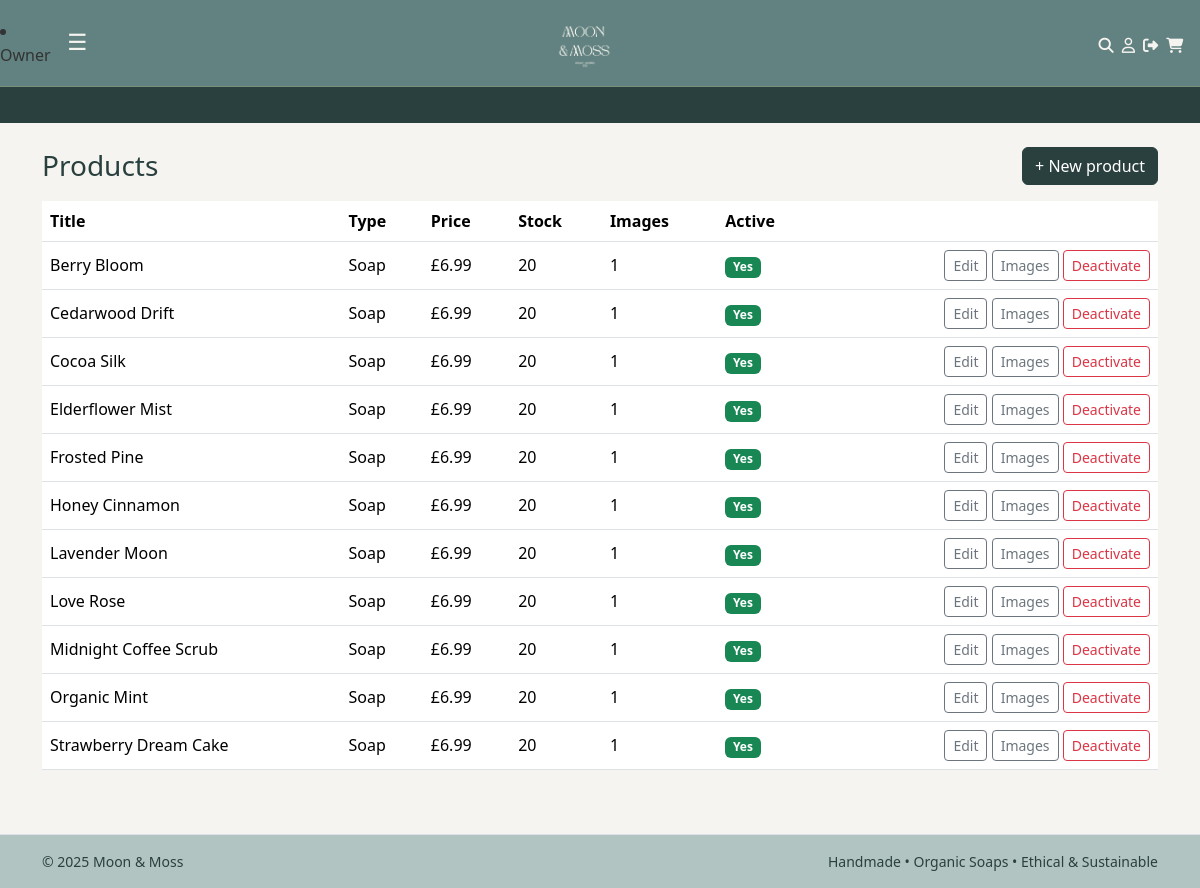
Before: /owner/products/ (signed in) with the older database file.
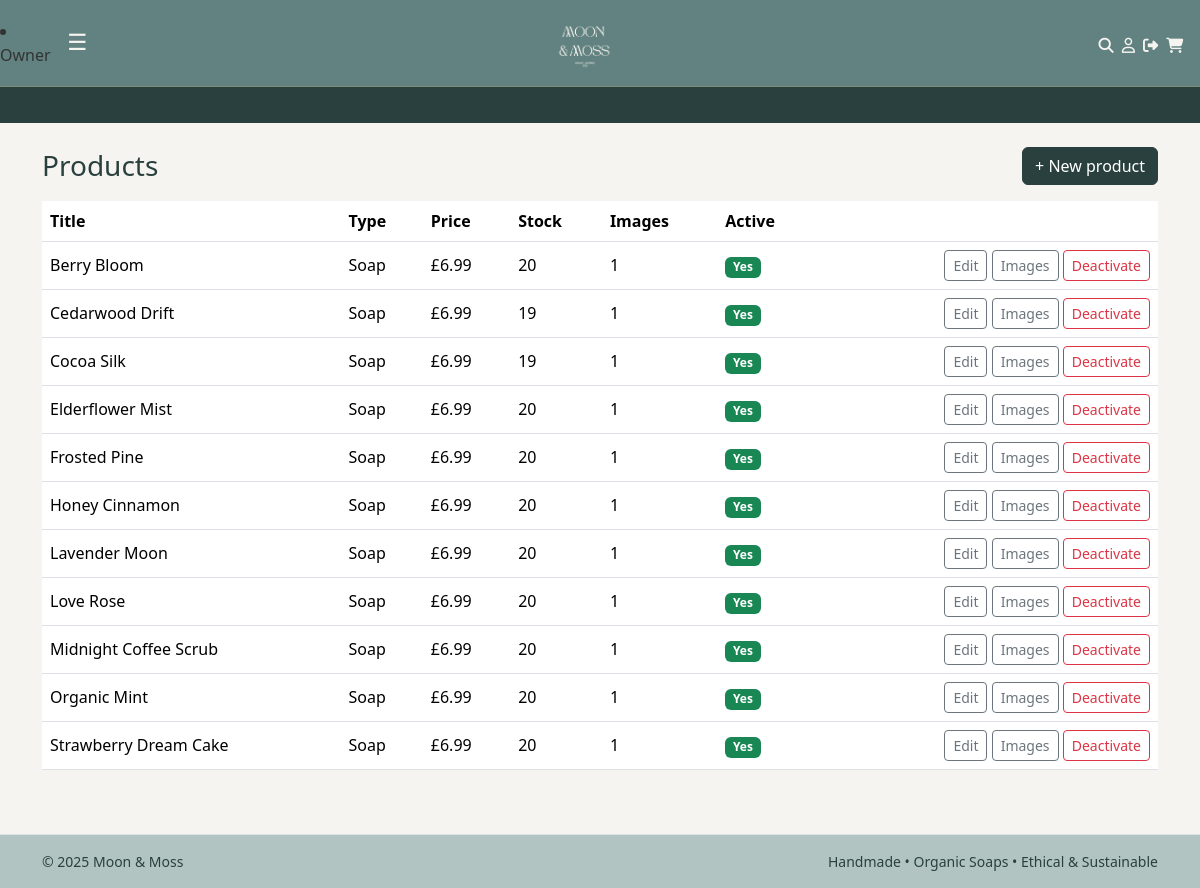
After: the same page with the newer database file.
### catalog/models.py (models this page shows, shortened)
class Product(models.Model):
    CANDLE = "CANDLE"
    SOAP = "SOAP"
    TYPES = [
        (CANDLE, "Candle"),
        (SOAP, "Soap"),
    ]
    title = models.CharField(max_length=160)
    slug = models.SlugField(max_length=180, unique=True, blank=True)
    product_type = models.CharField(max_length=12, choices=TYPES)
    description = models.TextField(blank=True)
    scent = models.CharField(max_length=50, help_text="e.g. Lavender, Citrus")
    weight_g = models.PositiveIntegerField(help_text="Net weight in grams")
    price = models.DecimalField(max_digits=6, decimal_places=2)
    stock_qty = models.PositiveIntegerField(default=0)
    active = models.BooleanField(default=True)
    created_at = models.DateTimeField(auto_now_add=True)
    class Meta:
        ordering = ["title"]

### owner/views.py (the view)
# urls.py: path("owner/products/", views.products, name="owner_products"),
@staff_member_required
def products(request):
    qs = Product.objects.annotate(image_count=Count("images")).order_by("title")
    return render(request, "owner/products.html", {
        "products": qs,
        "LOW_STOCK_THRESHOLD": settings.LOW_STOCK_THRESHOLD,
    })

### owner/templates/owner/products.html (shortened to what this page needs)
{% extends "base.html" %}
{% block content %}
<div class="d-flex justify-content-between align-items-center mb-3">
  <h1 class="h3 mb-0">Products</h1>
  <a class="btn btn-primary" href="{% url 'owner_product_create' %}">+ New product</a>
</div>
<div class="table-responsive">
  <table class="table align-middle">
    <thead>
      <tr>
        <th>Title</th>
        <th>Type</th>
        <th>Price</th>
        <th>Stock</th>
        <th>Images</th>
        <th>Active</th>
        <th></th>
      </tr>
    </thead>
    <tbody>
      {% for p in products %}
      <tr>
        <td>{{ p.title }}</td>
        <td>{{ p.get_product_type_display }}</td>
        <td>£{{ p.price }}</td>
        <td>{{ p.stock_qty }}</td>
        <td>{{ p.image_count }}</td>
        <td>
          {% if p.active %}
            <span class="badge text-bg-success">Yes</span>
          {% else %}
            <span class="badge text-bg-secondary">No</span>
          {% endif %}
        </td>
        <td class="text-end">
          <a class="btn btn-sm btn-outline-secondary" href="{% url 'owner_product_edit' p.pk %}">Edit</a>
          <a class="btn btn-sm btn-outline-secondary" href="{% url 'owner_product_images' p.pk %}">Images</a>
          <a class="btn btn-sm btn-outline-danger" href="{% url 'owner_product_toggle' p.pk %}">
            {% if p.active %}Deactivate{% else %}Activate{% endif %}
          </a>
        </td>
      </tr>
      {% endfor %}
    </tbody>
  </table>
</div>
{% endblock %}

Changed rows visible on the page:
changed Product "Cedarwood Drift": stock_qty "20" → "19"
changed Product "Cocoa Silk": stock_qty "20" → "19"
